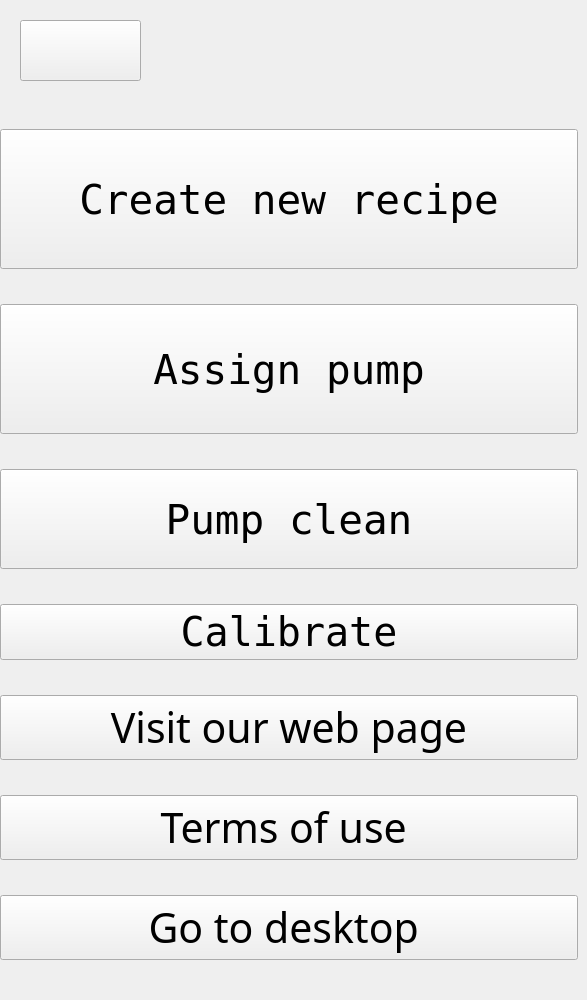
      <widget class="QWidget" name="menuPage">
       <widget class="QPushButton" name="menuPage_backBtn">
        <property name="geometry">
         <rect>
          <x>20</x>
          <y>20</y>
          <width>121</width>
          <height>61</height>
         </rect>
        </property>
        <property name="text">
         <string/>
        </property>
        <property name="icon">
         <iconset resource="resources.qrc">
          <normaloff>:/images/assets/go-back-2.png</normaloff>:/images/assets/go-back-2.png</iconset>
        </property>
        <property name="iconSize">
         <size>
          <width>56</width>
          <height>56</height>
         </size>
        </property>
       </widget>
       <widget class="QWidget" name="layoutWidget">
        <property name="geometry">
         <rect>
          <x>0</x>
          <y>100</y>
          <width>578</width>
          <height>891</height>
         </rect>
        </property>
        <layout class="QVBoxLayout" name="verticalLayout" stretch="2,1,1,0,0,0,0">
         <item>
          <widget class="QPushButton" name="newRecipeButton">
           <property name="minimumSize">
            <size>
             <width>0</width>
             <height>140</height>
            </size>
           </property>
           <property name="font">
            <font>
             <family>DejaVu Sans Mono</family>
             <pointsize>31</pointsize>
             <italic>false</italic>
             <bold>false</bold>
            </font>
           </property>
           <property name="autoFillBackground">
            <bool>false</bool>
           </property>
           <property name="text">
            <string> Create new recipe </string>
           </property>
           <property name="icon">
            <iconset resource="resources.qrc">
             <normaloff>:/images/assets/add-icon-sign-symbol-design-free-png.png</normaloff>:/images/assets/add-icon-sign-symbol-design-free-png.png</iconset>
           </property>
           <property name="iconSize">
            <size>
             <width>45</width>
             <height>45</height>
            </size>
           </property>
           <property name="default">
            <bool>false</bool>
           </property>
           <property name="flat">
            <bool>false</bool>
           </property>
          </widget>
         </item>
         <item>
          <widget class="QPushButton" name="AssignPumpButton">
           <property name="minimumSize">
            <size>
             <width>0</width>
             <height>130</height>
            </size>
           </property>
           <property name="font">
            <font>
             <family>DejaVu Sans Mono</family>
             <pointsize>31</pointsize>
             <bold>false</bold>
            </font>
           </property>
           <property name="autoFillBackground">
            <bool>false</bool>
           </property>
           <property name="text">
            <string>  Assign pump  </string>
           </property>
           <property name="icon">
            <iconset resource="resources.qrc">
             <normaloff>:/images/assets/920605.png</normaloff>:/images/assets/920605.png</iconset>
           </property>
           <property name="iconSize">
            <size>
             <width>45</width>
             <height>45</height>
            </size>
           </property>
          </widget>
         </item>
         <item>
          <widget class="QPushButton" name="cleanPumpButton">
           <property name="minimumSize">
            <size>
             <width>0</width>
             <height>100</height>
            </size>
           </property>
           <property name="font">
            <font>
             <family>DejaVu Sans Mono</family>
             <pointsize>31</pointsize>
             <bold>false</bold>
            </font>
           </property>
           <property name="autoFillBackground">
            <bool>false</bool>
           </property>
           <property name="text">
            <string>  Pump clean  </string>
           </property>
           <property name="icon">
            <iconset resource="resources.qrc">
             <normaloff>:/images/assets/water-tap.png</normaloff>:/images/assets/water-tap.png</iconset>
           </property>
           <property name="iconSize">
            <size>
             <width>45</width>
             <height>45</height>
            </size>
           </property>
          </widget>
         </item>
         <item>
          <widget class="QPushButton" name="calibratePumpButton">
           <property name="font">
            <font>
             <family>DejaVu Sans Mono</family>
             <pointsize>30</pointsize>
             <bold>false</bold>
            </font>
           </property>
           <property name="autoFillBackground">
            <bool>false</bool>
           </property>
           <property name="text">
            <string>  Calibrate  </string>
           </property>
           <property name="icon">
            <iconset resource="resources.qrc">
             <normaloff>:/images/assets/free-settings-icon-3110-thumb.png</normaloff>:/images/assets/free-settings-icon-3110-thumb.png</iconset>
           </property>
           <property name="iconSize">
            <size>
             <width>45</width>
             <height>45</height>
            </size>
           </property>
          </widget>
         </item>
         <item>
          <widget class="QPushButton" name="visitWebButton">
           <property name="font">
            <font>
             <family>Ubuntu Mono</family>
             <pointsize>31</pointsize>
            </font>
           </property>
           <property name="autoFillBackground">
            <bool>false</bool>
           </property>
           <property name="text">
            <string> Visit our web page </string>
           </property>
           <property name="icon">
            <iconset resource="resources.qrc">
             <normaloff>:/text/assets/web.png</normaloff>:/text/assets/web.png</iconset>
           </property>
           <property name="iconSize">
            <size>
             <width>35</width>
             <height>35</height>
            </size>
           </property>
          </widget>
         </item>
         <item>
          <widget class="QPushButton" name="termsOfUseButton">
           <property name="font">
            <font>
             <family>Ubuntu Mono</family>
             <pointsize>31</pointsize>
            </font>
           </property>
           <property name="autoFillBackground">
            <bool>false</bool>
           </property>
           <property name="text">
            <string> Terms of use  </string>
           </property>
           <property name="icon">
            <iconset resource="resources.qrc">
             <normaloff>:/text/assets/about-12.png</normaloff>:/text/assets/about-12.png</iconset>
           </property>
           <property name="iconSize">
            <size>
             <width>35</width>
             <height>35</height>
            </size>
           </property>
          </widget>
         </item>
         <item>
          <widget class="QPushButton" name="goToDesktopBtn">
           <property name="font">
            <font>
             <family>Ubuntu Mono</family>
             <pointsize>31</pointsize>
            </font>
           </property>
           <property name="autoFillBackground">
            <bool>false</bool>
           </property>
           <property name="text">
            <string> Go to desktop  </string>
           </property>
           <property name="icon">
            <iconset resource="resources.qrc">
             <normaloff>:/text/assets/MINIMIZE-131994911324916820.png</normaloff>:/text/assets/MINIMIZE-131994911324916820.png</iconset>
           </property>
           <property name="iconSize">
            <size>
             <width>35</width>
             <height>35</height>
            </size>
           </property>
          </widget>
         </item>
        </layout>
       </widget>
      </widget>
